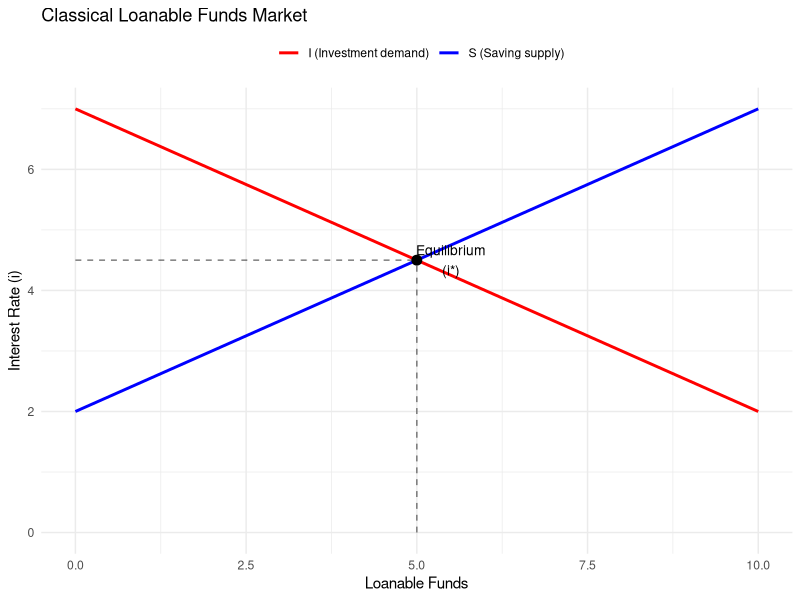
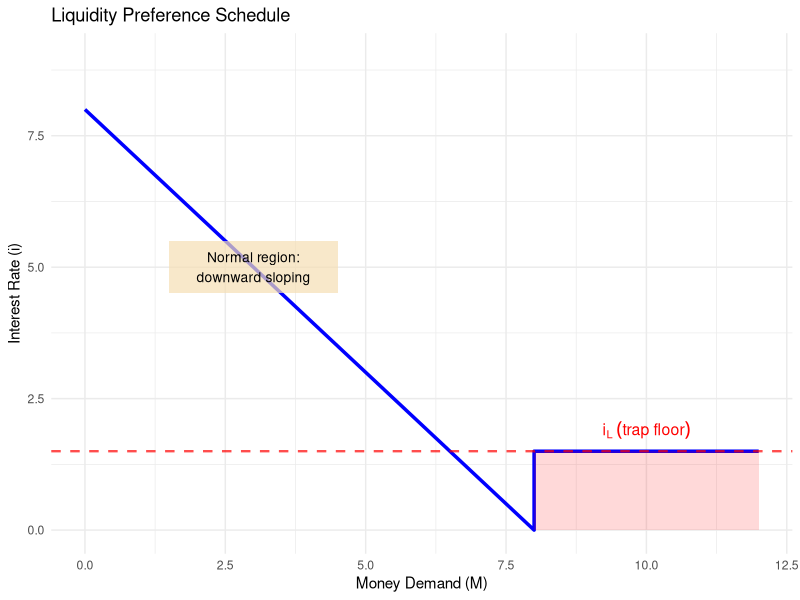
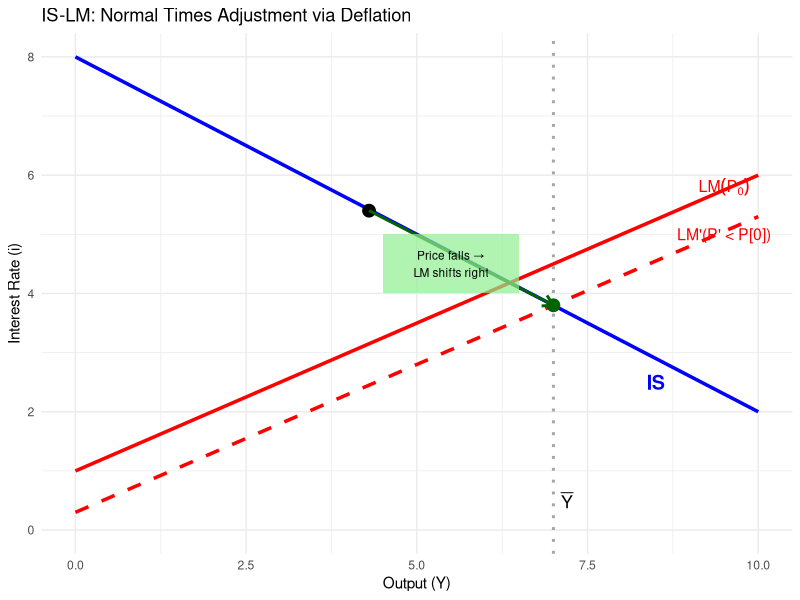
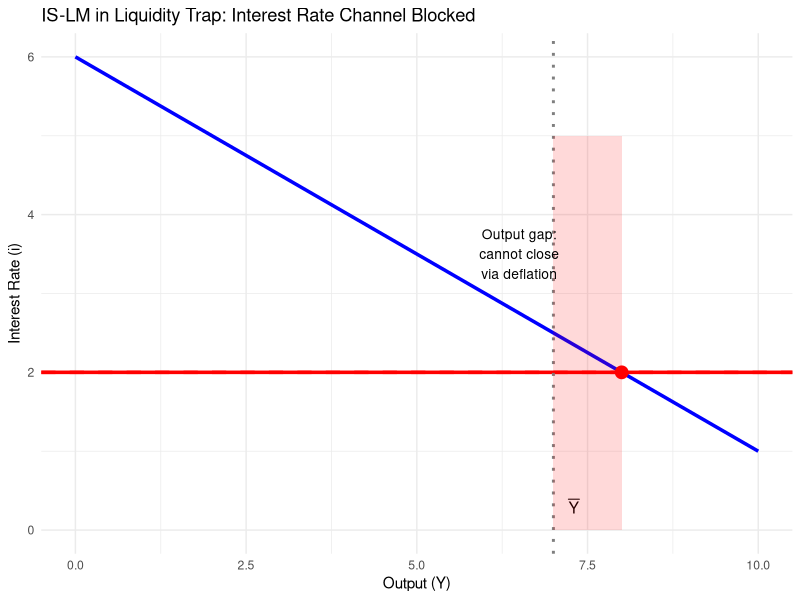
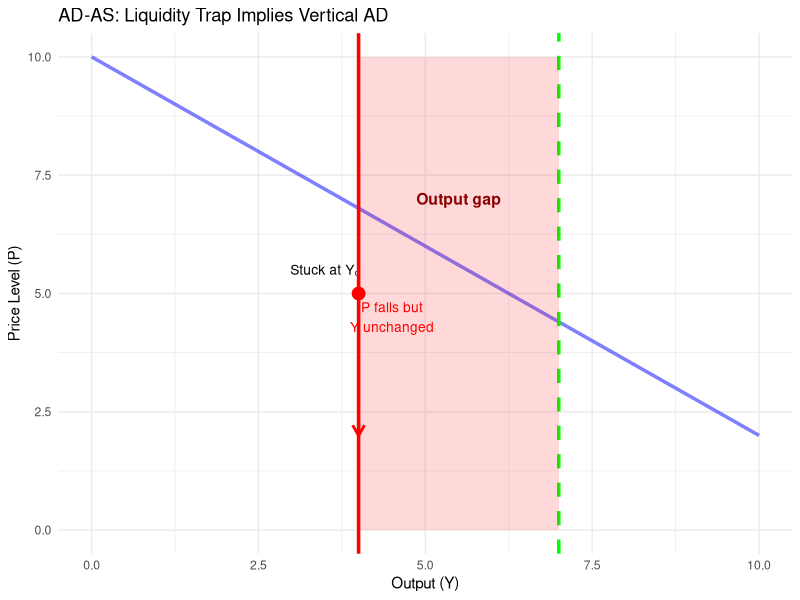

Write R code to recreate these figures, in order.
## ---- chunk 1
#| label: fig-loanable-funds
#| fig-cap: "Classical Theory of Interest (Loanable Funds Market)"
library(ggplot2)

# Data
lf <- seq(0, 10, length.out = 100)
S <- 2 + 0.5 * lf  # Saving supply
I <- 7 - 0.5 * lf  # Investment demand

# Equilibrium
eq_lf <- 5
eq_i <- 4.5

# Plot
ggplot() +
  geom_line(aes(x = lf, y = S, color = "S (Saving supply)"), linewidth = 1) +
  geom_line(aes(x = lf, y = I, color = "I (Investment demand)"), linewidth = 1) +
  annotate("point", x = eq_lf, y = eq_i, size = 3) +
  geom_segment(aes(x = eq_lf, xend = eq_lf, y = 0, yend = eq_i), linetype = "dashed", alpha = 0.5) +
  geom_segment(aes(x = 0, xend = eq_lf, y = eq_i, yend = eq_i), linetype = "dashed", alpha = 0.5) +
  annotate("text", x = eq_lf + 0.5, y = eq_i, label = "Equilibrium\n(i*)", size = 3.5) +
  scale_color_manual(values = c("S (Saving supply)" = "blue", "I (Investment demand)" = "red")) +
  labs(x = "Loanable Funds", y = "Interest Rate (i)", 
       title = "Classical Loanable Funds Market", color = "") +
  theme_minimal() +
  theme(legend.position = "top")
## ---- chunk 2
#| label: fig-liquidity-preference
#| fig-cap: "Liquidity Preference Schedule with Liquidity Trap"
library(ggplot2)

# Money demand - normal region
M_normal <- seq(0, 8, length.out = 50)
i_normal <- 8 - M_normal

# Liquidity trap region
M_trap <- seq(8, 12, length.out = 20)
i_trap <- rep(1.5, length(M_trap))

# Combine
df <- data.frame(
  M = c(M_normal, M_trap),
  i = c(i_normal, i_trap)
)

# Plot
ggplot(df, aes(x = M, y = i)) +
  geom_line(color = "blue", linewidth = 1.2) +
  geom_hline(yintercept = 1.5, color = "red",  
             linetype = "dashed", linewidth = 0.8, alpha = 0.7) +
  annotate("rect", xmin = 8, xmax = 12, ymin = 0, ymax = 1.5, 
           fill = "red", alpha = 0.15) +
  annotate("text", x = 10, y = 1.9, label = "i[L]~(trap~floor)", 
           parse = TRUE, color = "red", fontface = "bold", size = 4) +
  annotate("rect", xmin = 1.5, xmax = 4.5, ymin = 4.5, ymax = 5.5,
           fill = "wheat", alpha = 0.7) +
  annotate("text", x = 3, y = 5, 
           label = "Normal region:\ndownward sloping", 
           size = 3.5) +
  labs(x = "Money Demand (M)", y = "Interest Rate (i)", 
       title = "Liquidity Preference Schedule") +
  theme_minimal() +
  coord_cartesian(xlim = c(0, 12), ylim = c(0, 9))
## ---- chunk 3
#| label: fig-islm-normal
#| fig-cap: "IS-LM Adjustment in Normal Times (Price Deflation Restores Full Employment)"
library(ggplot2)

# Output
Y <- seq(0, 10, length.out = 100)

# IS curve (downward sloping)
IS <- 8 - 0.6 * Y

# LM curves
LM1 <- 1 + 0.5 * Y  # Initial LM
LM2 <- 0.3 + 0.5 * Y  # LM after price fall (shifted down/right)

# Full employment output
Y_bar <- 7

# Initial equilibrium (below full employment)
Y0 <- 4.3
i0 <- 5.4

# New equilibrium (at full employment)
Y1 <- Y_bar
i1 <- 8 - 0.6 * Y1

# Plot
ggplot() +
  geom_line(aes(x = Y, y = IS), color = "blue", linewidth = 1.2) +
  geom_line(aes(x = Y, y = LM1), color = "red", linewidth = 1.2) +
  geom_line(aes(x = Y, y = LM2), color = "red", linewidth = 1.2, linetype = "dashed") +
  geom_vline(xintercept = Y_bar, linetype = "dotted", color = "gray50", linewidth = 1, alpha = 0.7) +
  annotate("point", x = Y0, y = i0, size = 4, color = "black") +
  annotate("point", x = Y1, y = i1, size = 4, color = "darkgreen") +
  annotate("segment", x = Y0, y = i0, xend = Y1, yend = i1, 
           arrow = arrow(length = unit(0.3, "cm")), 
           color = "darkgreen", linewidth = 1) +
  annotate("text", x = Y_bar + 0.2, y = 0.5, label = "bar(Y)", parse = TRUE, 
           fontface = "bold", size = 4.5) +
  annotate("rect", xmin = 4.5, xmax = 6.5, ymin = 4.0, ymax = 5.0,
           fill = "lightgreen", alpha = 0.7) +
  annotate("text", x = 5.5, y = 4.5, 
           label = "Price falls →\nLM shifts right", 
           size = 3) +
  annotate("text", x = 8.5, y = 2.5, label = "IS", color = "blue", fontface = "bold", size = 5) +
  annotate("text", x = 9.5, y = 5.8, label = "LM(P[0])", parse = TRUE, color = "red", size = 4) +
  annotate("text", x = 9.5, y = 5.0, label = "LM'(P' < P[0])", color = "red", size = 4) +
  labs(x = "Output (Y)", y = "Interest Rate (i)", 
       title = "IS-LM: Normal Times Adjustment via Deflation") +
  theme_minimal() +
  coord_cartesian(xlim = c(0, 10), ylim = c(0, 8))
## ---- chunk 4
#| label: fig-islm-trap
#| fig-cap: "IS-LM in a Liquidity Trap (Price Adjustment Fails)"
library(ggplot2)

# Output and curves
Y <- seq(0, 10, length.out = 100)
IS <- 6 - 0.5 * Y
i_L <- 2.0
Y_bar <- 7

df <- data.frame(Y = Y, IS = IS)
Y0 <- (6 - i_L) / 0.5

ggplot(df, aes(x = Y)) +
  geom_line(aes(y = IS), color = "blue", linewidth = 1.2) +
  geom_hline(yintercept = i_L, color = "red", linewidth = 1.2) +
  geom_hline(yintercept = i_L, color = "red", linewidth = 1.2, linetype = "dashed", alpha = 0.6) +
  annotate("point", x = Y0, y = i_L, color = "red", size = 4) +
  geom_vline(xintercept = Y_bar, linetype = "dotted", color = "gray50", linewidth = 1) +
  annotate("text", x = Y_bar + 0.3, y = 0.3, label = "bar(Y)", parse = TRUE, fontface = "bold", size = 4) +
  annotate("rect", xmin = min(Y0, Y_bar), xmax = max(Y0, Y_bar), ymin = 0, ymax = 5, fill = "red", alpha = 0.15) +
  annotate("text", x = 6.5, y = 3.5, label = "Output gap:\ncannot close\nvia deflation", size = 3.5) +
  labs(x = "Output (Y)", y = "Interest Rate (i)", title = "IS-LM in Liquidity Trap: Interest Rate Channel Blocked") +
  theme_minimal() +
  coord_cartesian(xlim = c(0, 10), ylim = c(0, 6))
## ---- chunk 5
#| label: fig-adas-trap
#| fig-cap: "AD-AS: Vertical Aggregate Demand in Liquidity Trap"
library(ggplot2)

Y <- seq(0, 10, length.out = 100)
Y_bar <- 7
P_normal <- 10 - 0.8 * Y
Y_trap <- 4
P0 <- 5

df_ad <- data.frame(Y = Y, P_normal = P_normal)

ggplot(df_ad, aes(x = Y)) +
  geom_line(aes(y = P_normal), color = "blue", linewidth = 1.2, alpha = 0.5) +
  geom_vline(xintercept = Y_trap, color = "red", linewidth = 1.2) +
  geom_vline(xintercept = Y_bar, color = "green", linetype = "dashed", linewidth = 1.2) +
  annotate("point", x = Y_trap, y = P0, color = "red", size = 4) +
  annotate("text", x = Y_trap - 0.5, y = P0 + 0.5, label = "Stuck at Y₀", size = 3.5) +
  annotate("rect", xmin = min(Y_trap, Y_bar), xmax = max(Y_trap, Y_bar), ymin = 0, ymax = 10, fill = "red", alpha = 0.15) +
  annotate("text", x = 5.5, y = 7, label = "Output gap", size = 4, fontface = "bold", color = "darkred") +
  annotate("segment", x = Y_trap, y = 8, xend = Y_trap, yend = 2, 
           arrow = arrow(length = unit(0.3, "cm")), color = "red", linewidth = 1) +
  annotate("text", x = Y_trap + 0.5, y = 4.5, label = "P falls but\nY unchanged", color = "red", size = 3.5) +
  labs(x = "Output (Y)", y = "Price Level (P)", title = "AD-AS: Liquidity Trap Implies Vertical AD") +
  theme_minimal() +
  coord_cartesian(xlim = c(0, 10), ylim = c(0, 10))
